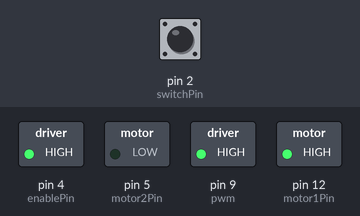
Recording of a sketch running on a simulated Arduino Uno, built with avr-gcc and run on an emulated ATmega328P. On the bench: switched loads named in the sketch (green lamp = pin HIGH). The test bench sets the inputs (shaded band); at power-on: pin 2 (switchPin) LOW.

Above: at 2.5 s.
At 7.5 s:
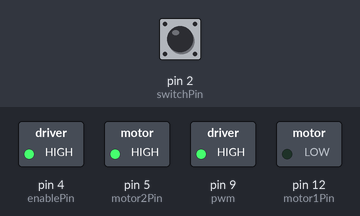
Timing chart, 0 to 11.5 s (numbered marks = the images above):
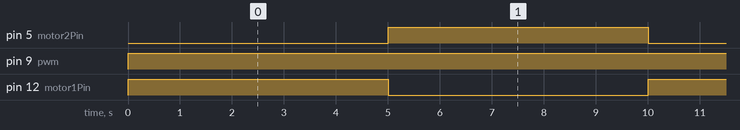

Measured:
- by itself, pin 5 (motor2Pin), pin 12 (motor1Pin): alternates HIGH for 5.0 s and LOW for 5.0 s
- by itself, pin 9 (pwm): LOW → HIGH at 0.00 s

The sketch:

sketch_jun04b.ino
```cpp
//pin assignments
const int switchPin = 2; // switch input
const int motor1Pin = 12; // H-bridge leg 1 (pin 2, 1A)
const int motor2Pin = 5; // H-bridge leg 2 (pin 7, 2A)
const int pwm = 9;
const int enablePin = 4; // H-bridge enable pin

void setup(){
  pinMode(switchPin, INPUT);
  //set all the other pins you✬re using as outputs:
  pinMode(motor1Pin, OUTPUT);
  pinMode(motor2Pin, OUTPUT);
  pinMode(enablePin, OUTPUT);
  pinMode(pwm , OUTPUT);
  // set enablePin high so that motor can turn on:we do not need to repeat
  digitalWrite(enablePin, HIGH);
  // if the switch is high, motor will turn on one direction:
  if (digitalRead(switchPin) == HIGH) {
  digitalWrite(motor2Pin, HIGH); // set leg 2 of the H-bridge high
  digitalWrite(motor1Pin, LOW); // set leg 1 of the H-bridge low
  }
  // if the switch is low, motor will turn in the other direction:
  else {
  digitalWrite(motor1Pin, HIGH); // set leg 1 of the H-bridge high
  digitalWrite(motor2Pin, LOW); // set leg 2 of the H-bridge low
  }

}

void loop(){


  analogWrite(pwm , 255);
   digitalWrite(motor1Pin , HIGH);
  digitalWrite(motor2Pin , LOW);
  delay(5000);


  analogWrite(pwm , 255);
   digitalWrite(motor1Pin , LOW);
  digitalWrite(motor2Pin , HIGH);
  delay(5000);

  /*for(int i=50;i<=170;i+=5){
    analogWrite(pwm , i);
    delay(500);
  }
  delay(5000);
  for(int j=170;j>=50;j-=5){
    analogWrite(pwm, j);
    delay(500);
  }*/
}
```
